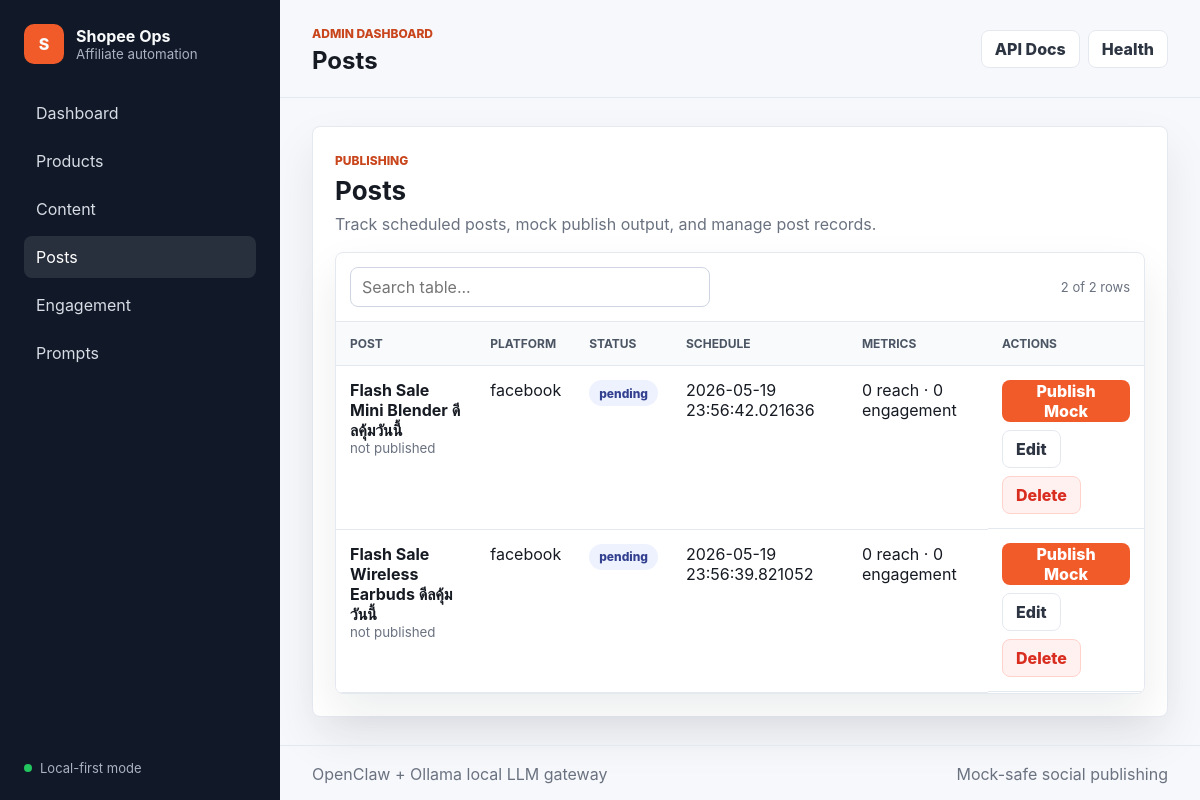
The page /posts on the database its author committed.
### src/shopee_affiliate/models.py (models this page shows)
class Post(Base):
    __tablename__ = "posts"
    id: Mapped[str] = mapped_column(String(36), primary_key=True, default=new_id)
    content_bundle_id: Mapped[str] = mapped_column(ForeignKey("content_bundles.id"))
    platform: Mapped[str] = mapped_column(String(40))
    platform_post_id: Mapped[str | None] = mapped_column(String(160), nullable=True)
    post_url: Mapped[str] = mapped_column(Text, default="")
    status: Mapped[str] = mapped_column(String(40), default="pending")
    scheduled_at: Mapped[datetime | None] = mapped_column(DateTime(timezone=True), nullable=True)
    published_at: Mapped[datetime | None] = mapped_column(DateTime(timezone=True), nullable=True)
    error_message: Mapped[str] = mapped_column(Text, default="")
    reach: Mapped[int] = mapped_column(Integer, default=0)
    impressions: Mapped[int] = mapped_column(Integer, default=0)
    engagement_count: Mapped[int] = mapped_column(Integer, default=0)
    content_bundle: Mapped[ContentBundle] = relationship(back_populates="posts")
    engagement_events: Mapped[list["EngagementEvent"]] = relationship(back_populates="post")

class ContentBundle(Base):
    __tablename__ = "content_bundles"
    id: Mapped[str] = mapped_column(String(36), primary_key=True, default=new_id)
    product_id: Mapped[str] = mapped_column(ForeignKey("products.id"))
    platform: Mapped[str] = mapped_column(String(40))
    headline: Mapped[str] = mapped_column(String(120), default="")
    post_body: Mapped[str] = mapped_column(Text)
    cta_text: Mapped[str] = mapped_column(Text, default="")
    hashtags: Mapped[list[str]] = mapped_column(JsonList, default=list)
    comment_seed: Mapped[str] = mapped_column(Text, default="")
    quote_commentary: Mapped[str] = mapped_column(Text, default="")
    story_overlay_text: Mapped[str] = mapped_column(String(80), default="")
    dm_reply_template: Mapped[str] = mapped_column(Text, default="")
    affiliate_link: Mapped[str] = mapped_column(Text)
    estimated_read_time_sec: Mapped[int] = mapped_column(Integer, default=15)
    ab_variant: Mapped[str] = mapped_column(String(5), default="A")
    status: Mapped[str] = mapped_column(String(40), default="draft")
    validation_errors: Mapped[list[str]] = mapped_column(JsonList, default=list)
    created_at: Mapped[datetime] = mapped_column(DateTime(timezone=True), default=now_utc)
    product: Mapped[Product] = relationship(back_populates="content_bundles")
    posts: Mapped[list["Post"]] = relationship(back_populates="content_bundle")

### src/shopee_affiliate/main.py (the view)
@app.get("/posts", response_class=HTMLResponse)
def admin_posts(request: Request, db: Session = Depends(get_db)) -> HTMLResponse:
    rows = db.scalars(select(Post).order_by(desc(Post.scheduled_at))).all()
    return templates.TemplateResponse(request, "posts.html", {"posts": rows})

### src/shopee_affiliate/templates/posts.html (shortened to what this page needs)
{% extends "base.html" %}
{% block page_title %}Posts{% endblock %}
{% block content %}
<section class="page-section">
  <div class="section-header">
    <div>
      <span class="eyebrow">Publishing</span>
      <h2>Posts</h2>
      <p>Track scheduled posts, mock publish output, and manage post records.</p>
    </div>
  </div>
  <div class="table-card">
    <table class="data-table">
      <thead>
        <tr>
          <th>Post</th>
          <th>Platform</th>
          <th>Status</th>
          <th>Schedule</th>
          <th>Metrics</th>
          <th>Actions</th>
        </tr>
      </thead>
      <tbody>
      {% for post in posts %}
        <tr>
          <td>
            <strong>{{ post.content_bundle.headline if post.content_bundle else post.id }}</strong>
            <small>{{ post.platform_post_id or "not published" }}</small>
          </td>
          <td>{{ post.platform }}</td>
          <td><span class="status {{ 'success' if post.status == 'published' else '' }}">{{ post.status }}</span></td>
          <td>{{ post.scheduled_at or "unscheduled" }}</td>
          <td>{{ post.reach }} reach · {{ post.engagement_count }} engagement</td>
          <td class="actions">
            {% if post.status != "published" %}
            <form method="post" action="/posts/{{ post.id }}/publish">
              <button type="submit">Publish Mock</button>
            </form>
            {% endif %}
            <details class="inline-drawer">
              <summary>Edit</summary>
            </details>
            <form method="post" action="/posts/{{ post.id }}/delete" data-confirm="Delete this post and engagement events?">
              <button class="danger" type="submit">Delete</button>
            </form>
          </td>
        </tr>
      {% endfor %}
      </tbody>
    </table>
  </div>
</section>
{% endblock %}

### src/shopee_affiliate/templates/base.html (shortened to what this page needs)
<!doctype html>
<html lang="en">
  <head>
    <link rel="stylesheet" href="{{ url_for('static', path='style.css') }}">
  </head>
  <body>
    <div class="app-shell">
      <aside class="sidebar">
        <a class="brand" href="/">
          <span class="brand-mark">S</span>
          <span>
            <strong>Shopee Ops</strong>
            <small>Affiliate automation</small>
          </span>
        </a>
        <nav class="side-nav" aria-label="Primary navigation">
          <a href="/" class="{{ 'active' if request.url.path == '/' else '' }}">Dashboard</a>
          <a href="/products" class="{{ 'active' if request.url.path.startswith('/products') else '' }}">Products</a>
          <a href="/content" class="{{ 'active' if request.url.path.startswith('/content') else '' }}">Content</a>
          <a href="/posts" class="{{ 'active' if request.url.path.startswith('/posts') else '' }}">Posts</a>
          <a href="/engagement" class="{{ 'active' if request.url.path.startswith('/engagement') else '' }}">Engagement</a>
          <a href="/prompts" class="{{ 'active' if request.url.path.startswith('/prompts') else '' }}">Prompts</a>
        </nav>
        <div class="sidebar-footer">
          <span class="health-dot"></span>
          <span>Local-first mode</span>
        </div>
      </aside>
      <div class="workspace">
        <header class="topbar">
          <div>
            <span class="eyebrow">Admin Dashboard</span>
            <h1>{% block page_title %}Shopee Affiliate Automation{% endblock %}</h1>
          </div>
          <div class="topbar-actions">
            <a class="ghost-button" href="/docs">API Docs</a>
            <a class="ghost-button" href="/healthz">Health</a>
          </div>
        </header>
        <main>
          {% block content %}{% endblock %}
        </main>
        <footer class="footer">
          <span>OpenClaw + Ollama local LLM gateway</span>
          <span>Mock-safe social publishing</span>
        </footer>
      </div>
    </div>
  </body>
</html>

### src/shopee_affiliate/static/style.css (style rules this page uses)
:root { color-scheme: light; font-family: Inter, ui-sans-serif, system-ui, -apple-system, BlinkMacSystemFont, "Segoe UI", Arial, sans-serif; --bg: #f7f8fb; --panel: #ffffff; --panel-muted: #f1f4f8; --ink: #161a22; --muted: #6a7280; --line: #e4e8ef; --brand: #f15b2a; --brand-dark: #c9461d; --success: #0f8f63; --danger: #d92d20; --warning: #c27a10; --shadow: 0 20px 45px rgba(16, 24, 40, 0.08); }
* { box-sizing: border-box; }
body { margin: 0; min-height: 100vh; background: var(--bg); color: var(--ink); }
a { color: inherit; }
button, input, select, textarea { font: inherit; }
.app-shell { display: grid; grid-template-columns: 280px minmax(0, 1fr); min-height: 100vh; }
.sidebar { position: sticky; top: 0; height: 100vh; display: flex; flex-direction: column; gap: 28px; padding: 24px; background: #111827; color: #f9fafb; }
.brand { display: flex; align-items: center; gap: 12px; text-decoration: none; }
.brand-mark { display: grid; width: 40px; height: 40px; place-items: center; border-radius: 10px; background: var(--brand); font-weight: 800; }
.brand strong, .brand small { display: block; }
.brand small, .sidebar-footer { color: #aab2c0; }
.side-nav { display: grid; gap: 6px; }
.side-nav a { display: flex; align-items: center; min-height: 42px; padding: 0 12px; color: #d7dce5; text-decoration: none; border-radius: 8px; }
.side-nav a:hover, .side-nav a.active { background: rgba(255, 255, 255, 0.1); color: #ffffff; }
.sidebar-footer { margin-top: auto; display: flex; align-items: center; gap: 8px; font-size: 13px; }
.health-dot { width: 8px; height: 8px; border-radius: 999px; background: #22c55e; }
.workspace { min-width: 0; display: flex; flex-direction: column; }
.topbar { position: sticky; top: 0; z-index: 10; display: flex; align-items: center; justify-content: space-between; gap: 20px; padding: 22px 32px; background: rgba(247, 248, 251, 0.9); border-bottom: 1px solid var(--line); backdrop-filter: blur(18px); }
.topbar h1 { margin: 4px 0 0; font-size: 24px; letter-spacing: 0; }
.topbar-actions, .actions { display: flex; align-items: center; flex-wrap: wrap; gap: 8px; }
main { flex: 1; width: min(1440px, 100%); padding: 28px 32px; }
.footer { display: flex; justify-content: space-between; gap: 16px; padding: 18px 32px; color: var(--muted); border-top: 1px solid var(--line); }
.eyebrow { color: var(--brand-dark); font-size: 12px; font-weight: 800; text-transform: uppercase; letter-spacing: 0; }
.hero-panel, .content-card, .page-section, .table-card { background: var(--panel); border: 1px solid var(--line); border-radius: 8px; box-shadow: var(--shadow); }
.hero-copy h2, .section-header h2 { margin: 6px 0 8px; font-size: 26px; }
.hero-copy p, .section-header p, .content-card p { margin: 0; color: var(--muted); }
button, .button, .ghost-button, .inline-drawer summary { display: inline-flex; align-items: center; justify-content: center; min-height: 38px; border: 1px solid transparent; border-radius: 8px; padding: 0 13px; background: var(--brand); color: #ffffff; font-weight: 800; text-decoration: none; cursor: pointer; }
.ghost-button, .inline-drawer summary { background: #ffffff; color: #2e3542; border-color: var(--line); }
button.danger { background: #fff1f0; color: var(--danger); border-color: #ffd2cc; }
.metric-card span, .metric-card small, .settings-grid span, td small { display: block; color: var(--muted); }
.page-section { padding: 22px; }
.section-header { display: flex; align-items: flex-start; justify-content: space-between; gap: 20px; margin-bottom: 18px; }
.table-card { overflow: hidden; }
table { width: 100%; border-collapse: collapse; background: #ffffff; }
th, td { text-align: left; border-bottom: 1px solid var(--line); padding: 14px; vertical-align: top; }
th { color: #4b5563; background: #f8fafc; font-size: 12px; text-transform: uppercase; letter-spacing: 0; cursor: pointer; user-select: none; }
td strong { display: block; }
.status { display: inline-flex; align-items: center; min-height: 26px; border-radius: 999px; padding: 0 10px; background: #eef2ff; color: #334090; font-size: 12px; font-weight: 800; }
.inline-drawer { position: relative; }

### rows shown on the page
Post: content_bundle "Flash Sale Mini Blender ดีลคุ้มวันนี้", platform_post_id "not published", platform "facebook", status "pending", scheduled_at "2026-05-19 23:56:42.021636", reach "0", engagement_count "0"
Post: content_bundle "Flash Sale Wireless Earbuds ดีลคุ้มวันนี้", platform_post_id "not published", platform "facebook", status "pending", scheduled_at "2026-05-19 23:56:39.821052", reach "0", engagement_count "0"
